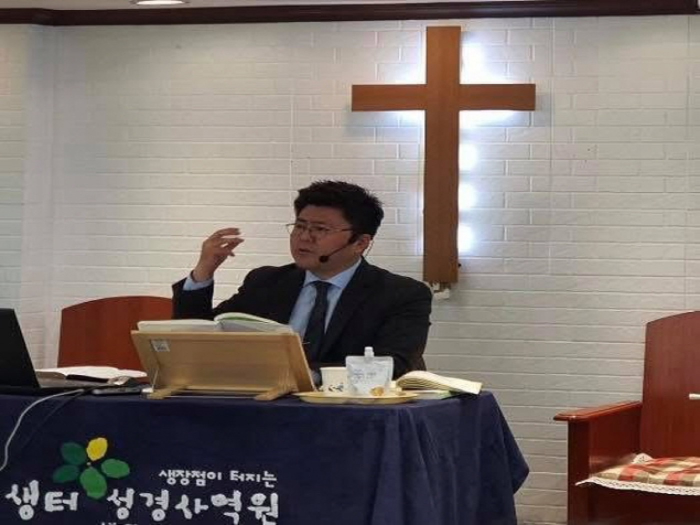
#> input picture 사진/web/pastor_full.jpg, 1400 x 1050 px, found by its file name (shown at 1/2 size)
$ python photo_grade.py
#> lines starting #> are read from the running program, lines starting #| are printed output that depends on the picture
#!/usr/bin/env python3
"""R4 2차 사진 보정 스크립트 (PIL) — 산출 r4/사진/web/*.jpg 만 페이지가 참조한다.
근거: master R4 2차 방침(2026-09-29) — 히어로=사람 사진 금지·십자가/벽 질감 블러+저채도, 교회소개 1장 저채도 따뜻한 톤,
      갤러리 6장 4:3 동일 크롭+약한 세피아 duotone. 원본 무수정.
"""
from PIL import Image, ImageFilter, ImageEnhance, ImageOps
import os, json

SRC = "/Users/sdw79/SDWjavis/_레포/ksmc31/사진/web"
OUT = "/Users/sdw79/SDWjavis/_레포/keunsaem-preview/r4/사진/web"
PAPER = (246, 245, 241)   # tokens.css --p-paper-050 와 동일
INK = (30, 33, 30)
os.makedirs(OUT, exist_ok=True)
rep = {}

def save(im, name, q=82):
    p = os.path.join(OUT, name)
    im.convert("RGB").save(p, "JPEG", quality=q, optimize=True, progressive=True)
    rep[name] = {"size": im.size, "bytes": os.path.getsize(p)}
    return p

# 1) 히어로 질감: pastor_full.jpg 의 십자가·흰 벽돌 벽 영역만 크롭(사람 영역은 같은 벽 패치로 덮음) → 1920×1080 · 블러 · 저채도 · 종이톤
im = Image.open(os.path.join(SRC, "pastor_full.jpg")).convert("RGB")           # 1400×1050
#> im is the input picture: PIL image 1400x1050 RGB; mean R, G, B 124.9, 114.4, 109.8
crop = im.crop((600, 0, 1400, 450))                                          # 800×450 (16:9) 십자가 중앙-우측
patch = crop.crop((500, 330, 700, 450))                                      # 오른쪽 아래 평평한 벽
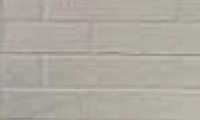
#> patch: PIL image 200x120 RGB; mean R, G, B 174.9, 169.7, 160
crop.paste(patch, (0, 330))                                                  # 왼쪽 아래(머리 윗부분) 덮기
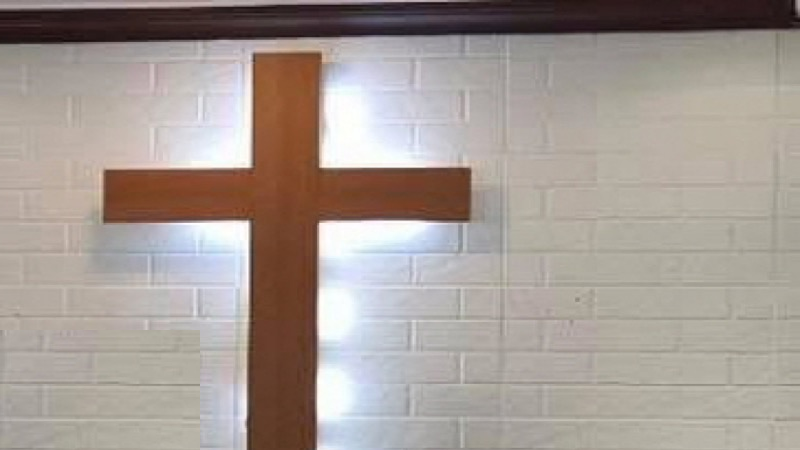
#> crop: PIL image 800x450 RGB; mean R, G, B 165.4, 155.2, 148.7
hero = crop.resize((1920, 1080), Image.LANCZOS)
hero = hero.filter(ImageFilter.GaussianBlur(radius=6))
hero = ImageEnhance.Color(hero).enhance(0.35)
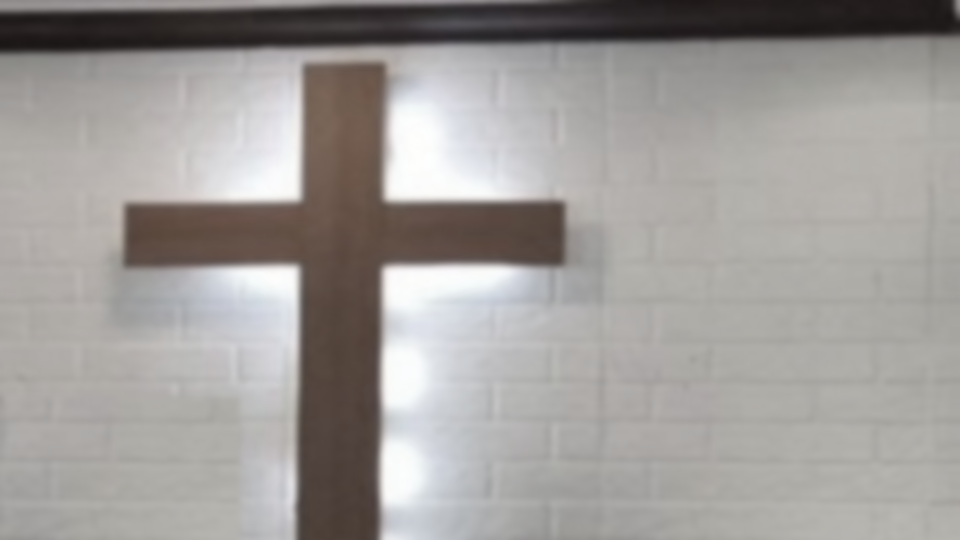
#> hero: PIL image 1920x1080 RGB (shown at 1/2 size); mean R, G, B 159.8, 156.3, 153.8
hero = ImageEnhance.Brightness(hero).enhance(1.04)
hero = ImageEnhance.Contrast(hero).enhance(0.92)
hero = Image.blend(hero, Image.new("RGB", hero.size, PAPER), 0.18)          # 종이톤 15~20% 섞기
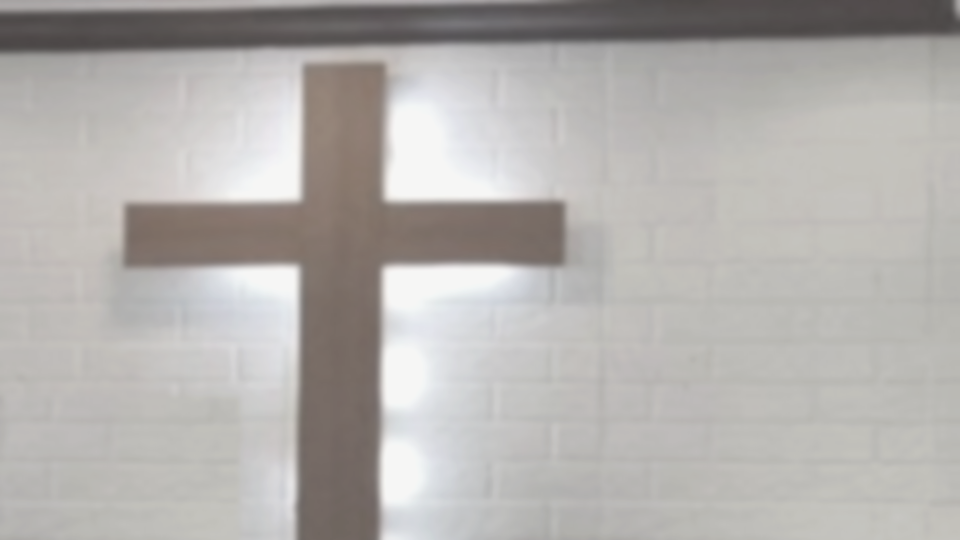
#> hero: PIL image 1920x1080 RGB (shown at 1/2 size); mean R, G, B 179, 176, 173.4
p = save(hero, "hero_texture.jpg", q=78)
assert os.path.getsize(p) <= 300 * 1024, "히어로 300KB 초과"

# 2) 교회소개 1장: about2 — 채도 낮추고 따뜻한 톤
ab = Image.open(os.path.join(SRC, "about2.jpg")).convert("RGB")             # 1000×750
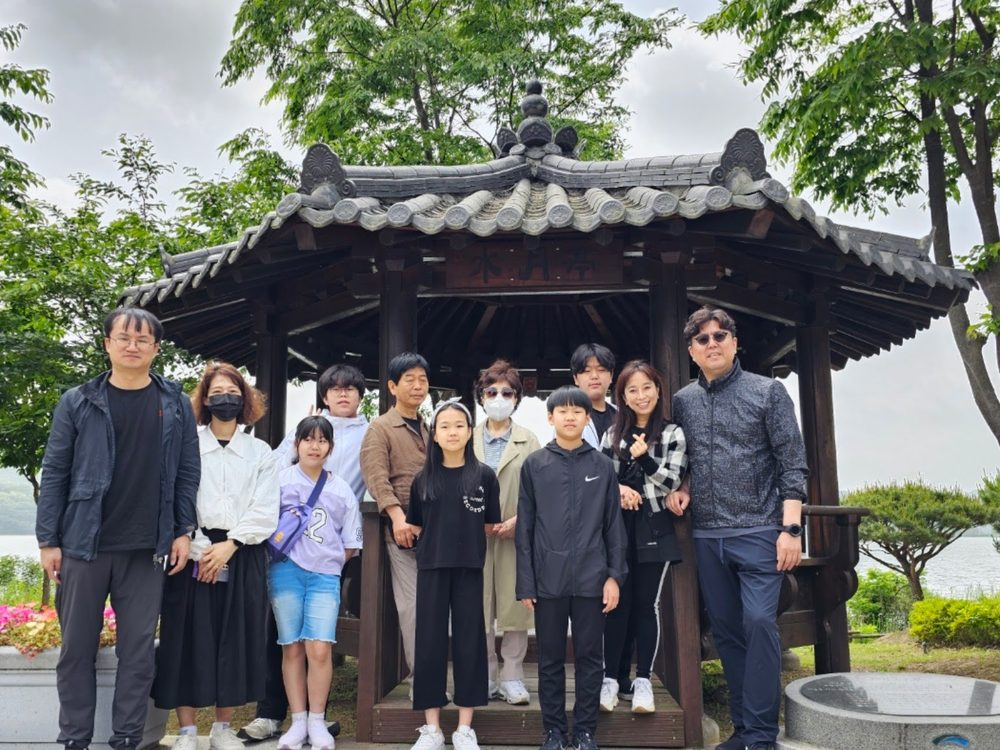
#> input picture 사진/web/about2.jpg, 1000 x 750 px, found by its file name
#> ab is the input picture: PIL image 1000x750 RGB; mean R, G, B 108, 110.9, 106.5
ab = ImageEnhance.Color(ab).enhance(0.62)
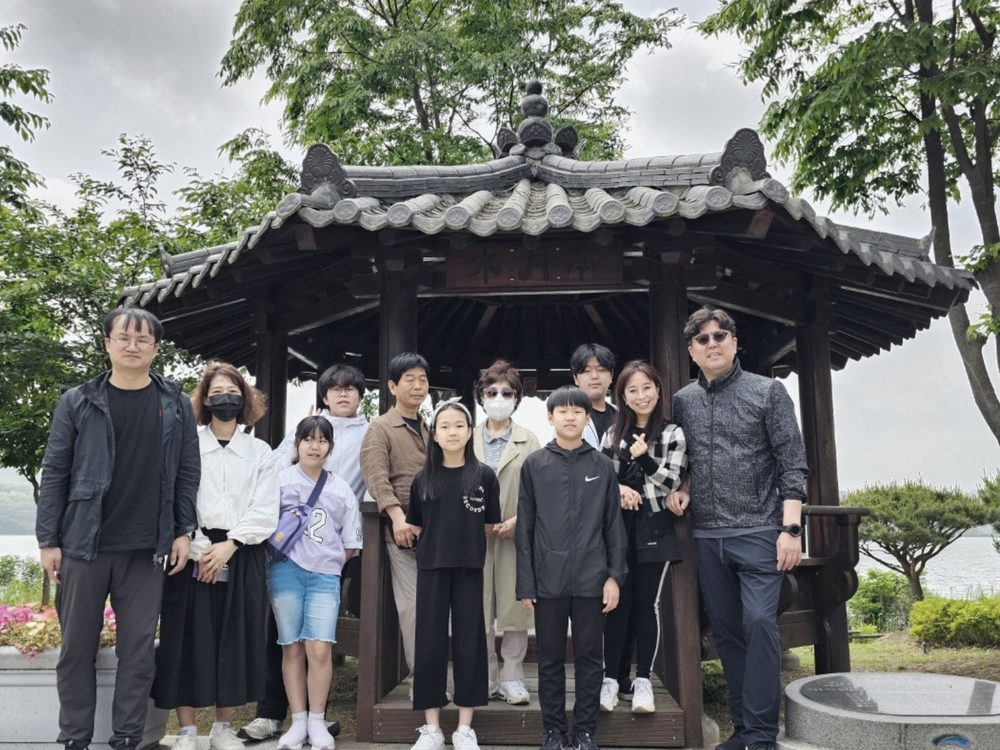
#> ab: PIL image 1000x750 RGB; mean R, G, B 108.2, 110, 107.2
ab = ImageEnhance.Contrast(ab).enhance(1.04)
warm = Image.new("RGB", ab.size, (232, 214, 186))
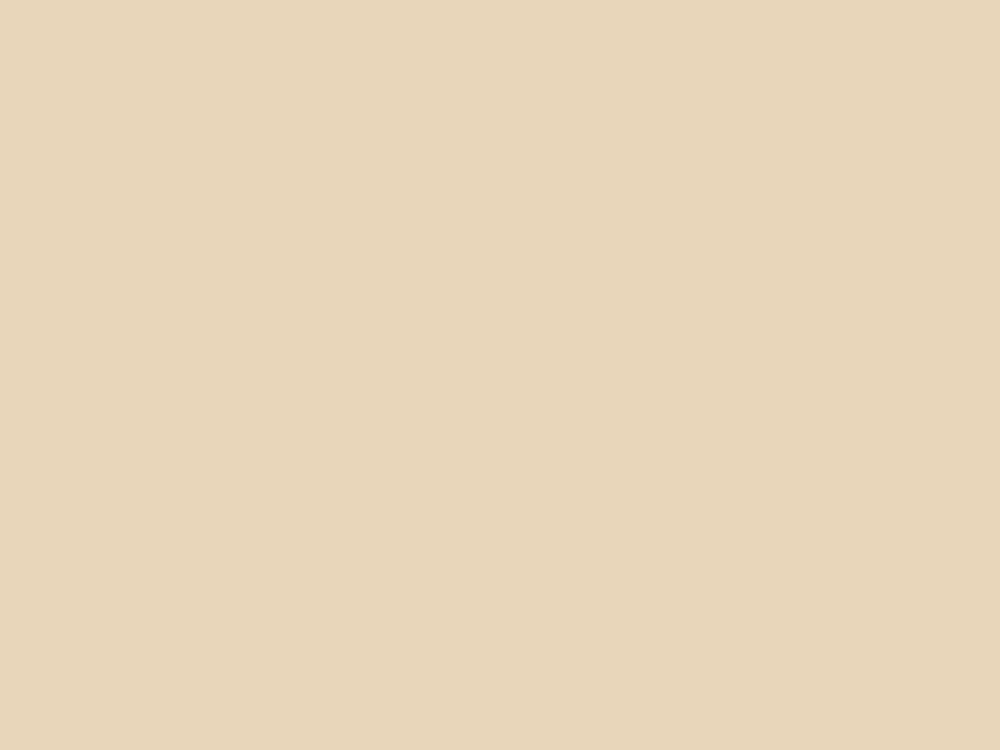
#> warm: PIL image 1000x750 RGB; mean R, G, B 232, 214, 186
ab = Image.blend(ab, warm, 0.08)
save(ab, "about.jpg", q=82)

# 3) 갤러리 타일: 4:3 동일 크롭 → 720×540 → 약한 세피아 duotone(저채도)
#    홈 6장(c2a·c2b·c4c·g7·c4a·g8) + 교회소개 12장(c1a~c4c, 시안E_교회소개 원문 순서) — 같은 파이프라인이라 홈 타일 바이트 불변(md5 대조)
GALLERY = ["c2a", "c2b", "c4c", "g7", "c4a", "g8",                            # alt 원문이 있는 사진만(시안E_교회소개·시안E_홈)
           "c1a", "c1b", "c1c", "c2c", "c3a", "c3b", "c3c", "c4b"]             # 교회소개 갤러리 추가분(2026-09-30)
for n in GALLERY:
#> (the run stopped early here; a loop or call above may not have finished)
